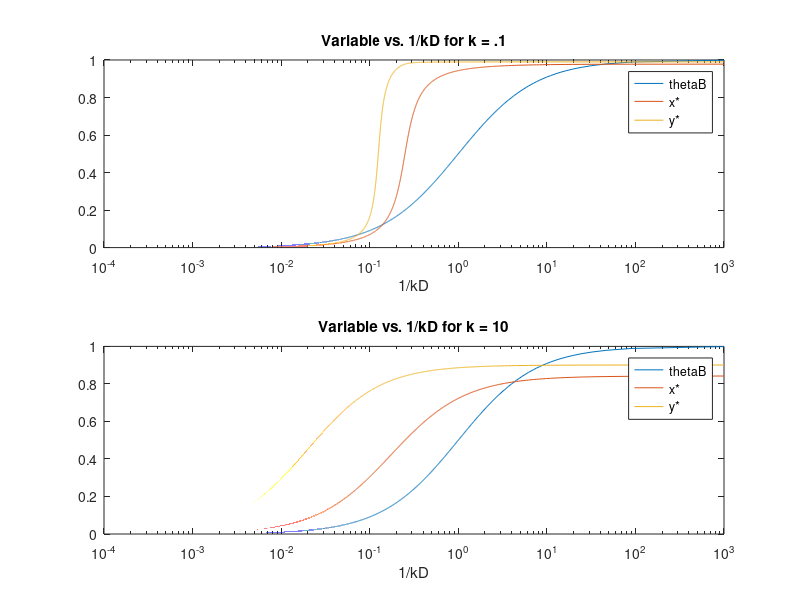

MATLAB code for this plot:
%Plot thetab, x*, and y* vs 1/kd
    %xS using quadratic equation with + and yS using quadartic equation - were
    %chosen as the positive terms
k_low = .1;
k_high = 10;
kd = [.001:.01:10000];
kd_inv = 1./kd;

%k = .1
thetaB_low = 1 ./ (kd + 1);

xA = 5.*thetaB_low - 1;
xB = (5*thetaB_low*k_low) - (5*thetaB_low) + 1 + k_low;
xC = -5.*thetaB_low*k_low;

xS_low = (-xB + sqrt(xB.^2 - (4.*xA.*xC))) ./ (2.*xA);

yA = 1 - (10.*xS_low);
yB = (10.*xS_low) - k_low.*(10.*xS_low) - 1 - k_low;
yC = k_low.*10.*xS_low;

yS_low = (-yB - sqrt(yB.^2 - (4.*yA.*yC))) ./ (2.*yA);

%k = 10
thetaB_high = 1 ./ (kd + 1);

xA = 5.*thetaB_high - 1;
xB = (5*thetaB_high*k_high) - (5*thetaB_high) + 1 + k_high;
xC = -5.*thetaB_high*k_high;

xS_high = (-xB + sqrt(xB.^2 - (4.*xA.*xC))) ./ (2.*xA);

yA = 1 - (10.*xS_high);
yB = (10.*xS_high) - k_high.*(10.*xS_high) - 1 - k_high;
yC = k_high.*10.*xS_high;

yS_high = (-yB - sqrt(yB.^2 - (4.*yA.*yC))) ./ (2.*yA);

subplot(2,1,1)
semilogx(1./kd, thetaB_low, 1./kd, xS_low, 1./kd, yS_low);
legend('thetaB', 'x*', 'y*');
title('Variable vs. 1/kD for k = .1')
xlabel('1/kD')

subplot(2,1,2)
semilogx(1./kd, thetaB_high, 1./kd, xS_high, 1./kd, yS_high);
legend('thetaB', 'x*', 'y*');
title('Variable vs. 1/kD for k = 10')
xlabel('1/kD')

%Calculate hill coefficient for thetaB, x*, and y* at different k's

upperInput = 0.9*ones(1, length(kd));
lowerInput = 0.1*ones(1, length(kd));

%Theta k=.1
[c, index] = min(abs(upperInput-thetaB_low));
thetaInput_09_low = kd_inv(index);
[d, index] = min(abs(lowerInput-thetaB_low));
thetaInput_01_low = kd_inv(index);

thetaP_low = thetaInput_09_low/thetaInput_01_low;
thetaN_low = log10(81) / log10(thetaP_low);

%Theta k=10
[c, index] = min(abs(upperInput-thetaB_high));
thetaInput_09_high = kd_inv(index);
[d, index] = min(abs(lowerInput-thetaB_high));
thetaInput_01_high = kd_inv(index);

thetaP_high = thetaInput_09_high/thetaInput_01_high;
thetaN_high = log10(81) / log10(thetaP_high);

%xS k=.1
[c, index] = min(abs(upperInput-xS_low));
xSInput_09_low = kd_inv(index);
[d, index] = min(abs(lowerInput-xS_low));
xSInput_01_low = kd_inv(index);

xSP_low = xSInput_09_low/xSInput_01_low;
xSN_low = log10(81) / log10(xSP_low);

%xS k=10
[c, index] = min(abs(upperInput-xS_high));
xSInput_09_high = kd_inv(index);
[d, index] = min(abs(lowerInput-xS_high));
xSInput_01_high = kd_inv(index);

xSP_high = xSInput_09_high/xSInput_01_high;
xSN_high = log10(81) / log10(xSP_high);

%yS k=.1
[c, index] = min(abs(upperInput-yS_low));
ySInput_09_low = kd_inv(index);
[d, index] = min(abs(lowerInput-yS_low));
ySInput_01_low = kd_inv(index);

ySP_low = ySInput_09_low/ySInput_01_low;
ySN_low = log10(81) / log10(ySP_low);

%yS k=10
[c, index] = min(abs(upperInput-yS_high));
ySInput_09_high = kd_inv(index);
[d, index] = min(abs(lowerInput-yS_high));
ySInput_01_high = kd_inv(index);

ySP_high = ySInput_09_high/ySInput_01_high;
ySN_high = log10(81) / log10(ySP_high);

%Calculate percent change when 1/kd shifts from .1 to .15 for k=.1 and 10

%Parameter setup
kd_low = 1/.1;      %1/kd = .1
kd_high = 1/.15;    %1/kd = .15

k_low = .1;
k_high = 10;

%1/kd=.1 and k=.1
thetaB_lowkd_lowk = 1 ./ (kd_low + 1);

xA = 5*thetaB_lowkd_lowk - 1;
xB = (5*thetaB_lowkd_lowk*k_low) - (5*thetaB_lowkd_lowk) + 1 + k_low;
xC = -5*thetaB_lowkd_lowk*k_low;

xS_lowkd_lowk = (-xB + sqrt(xB.^2 - (4.*xA.*xC))) ./ (2.*xA);

yA = 1 - (10.*xS_lowkd_lowk);
yB = (10.*xS_lowkd_lowk) - k_low.*(10.*xS_lowkd_lowk) - 1 - k_low;
yC = k_low.*10.*xS_lowkd_lowk;

yS_lowkd_lowk = (-yB - sqrt(yB.^2 - (4.*yA.*yC))) ./ (2.*yA);

%1/kd=.15 and k=.1
thetaB_highkd_lowk = 1 ./ (kd_high + 1);

xA = 5*thetaB_highkd_lowk - 1;
xB = (5*thetaB_highkd_lowk*k_low) - (5*thetaB_highkd_lowk) + 1 + k_low;
xC = -5*thetaB_highkd_lowk*k_low;

xS_highkd_lowk = (-xB + sqrt(xB.^2 - (4.*xA.*xC))) ./ (2.*xA);

yA = 1 - (10.*xS_highkd_lowk);
yB = (10.*xS_highkd_lowk) - k_low.*(10.*xS_highkd_lowk) - 1 - k_low;
yC = k_low.*10.*xS_highkd_lowk;

yS_highkd_lowk = (-yB - sqrt(yB.^2 - (4.*yA.*yC))) ./ (2.*yA);

thetaB_lowk_change = 100 * abs(((thetaB_lowkd_lowk - thetaB_highkd_lowk) / thetaB_lowkd_lowk));
xS_lowk_change = 100 * abs(((xS_lowkd_lowk - xS_highkd_lowk) / xS_lowkd_lowk));
yS_lowk_change = 100 * abs(((yS_lowkd_lowk - yS_highkd_lowk) / yS_lowkd_lowk));

%1/kd=.1 and k=10
thetaB_lowkd_highk = 1 ./ (kd_low + 1);

xA = 5*thetaB_lowkd_highk - 1;
xB = (5*thetaB_lowkd_highk*k_high) - (5*thetaB_lowkd_highk) + 1 + k_high;
xC = -5*thetaB_lowkd_highk*k_high;

xS_lowkd_highk = (-xB + sqrt(xB.^2 - (4.*xA.*xC))) ./ (2.*xA);

yA = 1 - (10.*xS_lowkd_highk);
yB = (10.*xS_lowkd_highk) - k_high.*(10.*xS_lowkd_highk) - 1 - k_high;
yC = k_low.*10.*xS_lowkd_highk;

yS_lowkd_highk = (-yB - sqrt(yB.^2 - (4.*yA.*yC))) ./ (2.*yA);

%1/kd=.15 and k=10
thetaB_highkd_highk = 1 ./ (kd_high + 1);

xA = 5*thetaB_highkd_highk - 1;
xB = (5*thetaB_highkd_highk*k_high) - (5*thetaB_highkd_highk) + 1 + k_high;
xC = -5*thetaB_highkd_highk*k_high;

xS_highkd_highk = (-xB + sqrt(xB.^2 - (4.*xA.*xC))) ./ (2.*xA);

yA = 1 - (10.*xS_highkd_highk);
yB = (10.*xS_highkd_highk) - k_high.*(10.*xS_highkd_highk) - 1 - k_high;
yC = k_low.*10.*xS_highkd_highk;

yS_highkd_highk = (-yB - sqrt(yB.^2 - (4.*yA.*yC))) ./ (2.*yA);

thetaB_highk_change = 100 * abs(((thetaB_lowkd_highk - thetaB_highkd_highk) / thetaB_lowkd_highk));
xS_highk_change = 100 * abs(((xS_lowkd_highk - xS_highkd_highk) / xS_lowkd_highk));
yS_highk_change = 100 * abs(((yS_lowkd_highk - yS_highkd_highk) / yS_lowkd_highk));
